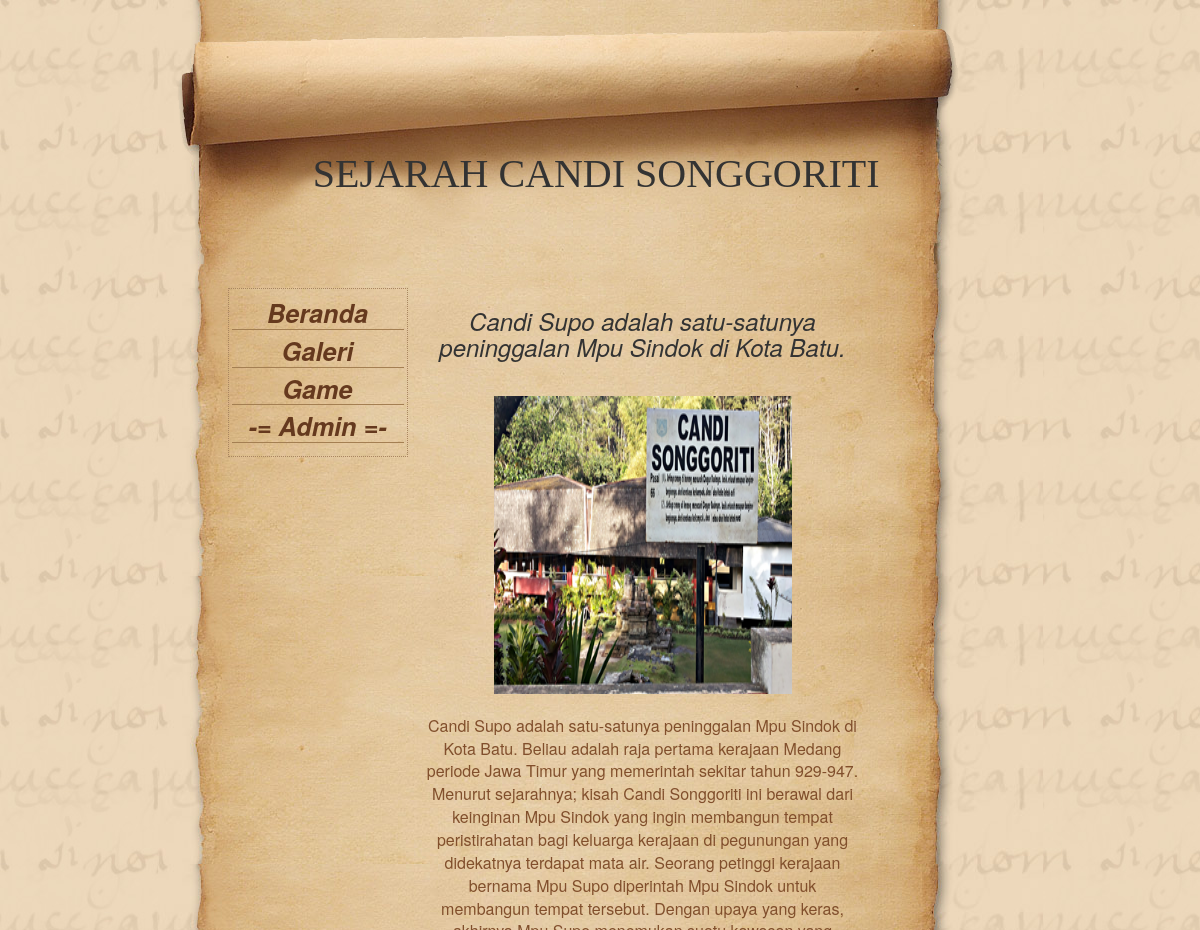
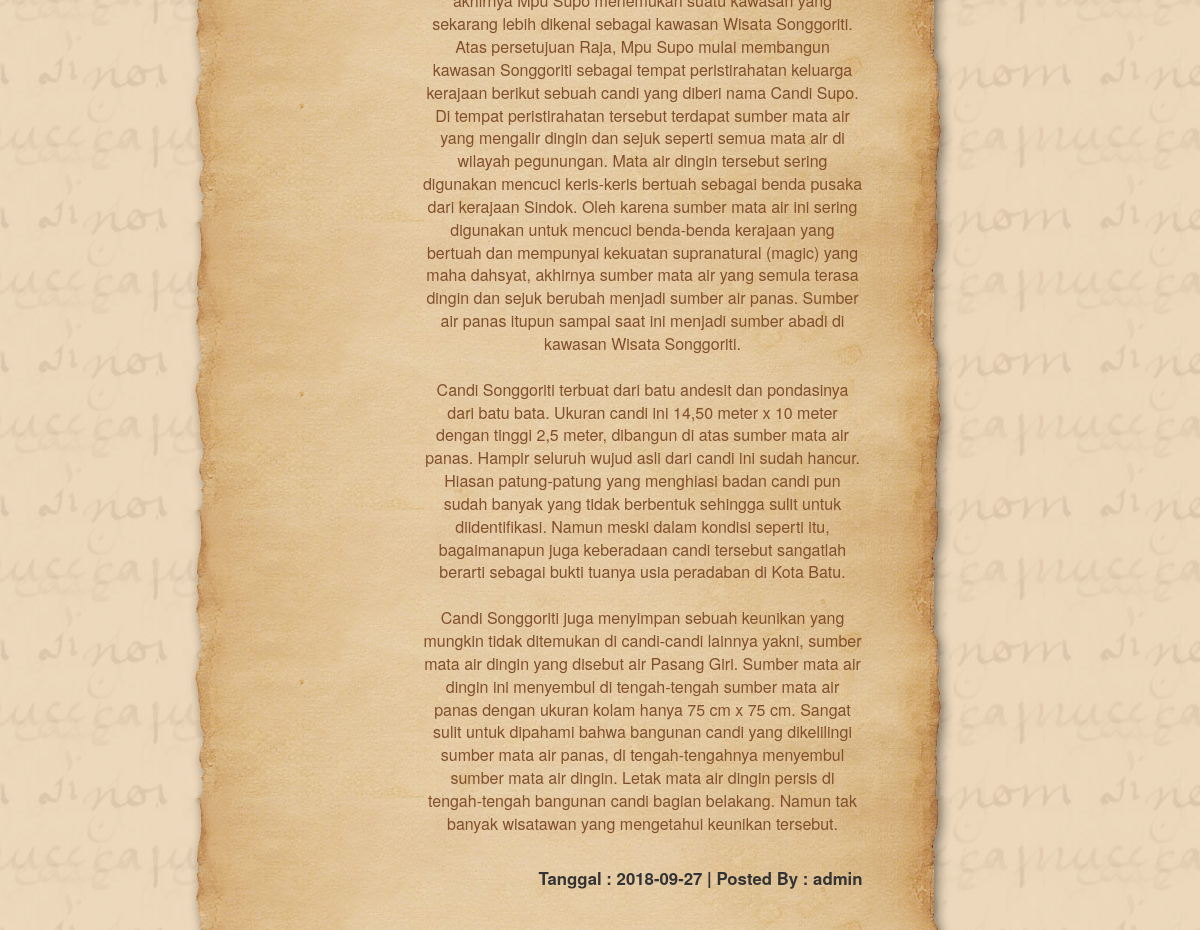
The page /home/detail/1 on the database its author committed (2 pictures, top to bottom).
### tables this page shows
CREATE TABLE `news` (
  `id_news` int(11) NOT NULL,
  `title` varchar(100) NOT NULL,
  `headline` varchar(100) NOT NULL,
  `about` text NOT NULL,
  `photo` varchar(200) NOT NULL,
  `author` varchar(20) NOT NULL,
  `date` date NOT NULL
);

### application/controllers/Home.php (called while the page is built, shortened)
<?php
class Home extends CI_Controller
{
    public function detail($id)
    {
        $data['data'] =  $this->News_model->where($id);
        $this->load->view('detail', $data);
    }
}
?>

### index.php (called while the page is built, shortened)
<?php
require_once BASEPATH.'core/CodeIgniter.php';

### application/models/News_model.php (called while the page is built, shortened)
<?php
class News_model extends CI_Model
{
    public function where($id)
    { return $this->db->get_where('news', ['id_news'=>$id])->row(); }
}
?>

### application/views/detail.php (the view, shortened to what this page needs)
<?php include('header.php') ?>
    <div id="content">
    <h3><?php echo $data->title ?></h3><br>
        <img src="<?php echo base_url('assets/foto/'.$data->photo)?>" style="height:300px;width:300px" class="img-polaroid">
        <br/>
        <p><?php echo $data->about ?></p>
        <div class="pull-right">
            <strong>Tanggal : <?php echo $data->date ?> | Posted By : <?php echo $data->author ?></strong>
        </div>
    </div>
    <div id="footer"></div>
</div>
</body>
</center>
</html>

### assets/css/style.css (style rules this page uses)
* { margin: 0; padding: 0; }
body { background-image: url(../images/body.jpg); font-family: Georgia, "Times New Roman", Times, serif; font-size: 62.5%; }
#content { padding-right: 180px; margin-left: 265px; }
#footer { padding: 20px; clear: both; }
p { padding-top: 20px; padding-bottom: 20px; color: #814F2C; font-size:16px; }
h3 { font-family:BlackChancery, sans-serif, serif; font-size: 1.8em; font-style: italic; color: #926B4A; text-align: center; }
img { padding:1px; border:1px solid #814F2C; }

### rows shown on the page
news: title "Candi Supo adalah satu-satunya peninggalan Mpu Sindok di Kota Batu.", photo (picture), about "Candi Supo adalah satu-satunya peninggalan Mpu Sindok di Kota Batu. Beliau adalah raja pertama kerajaan Medang periode Jawa Timur yang memerintah sekitar tahun 929-947. Menurut sejarahnya; kisah Candi Songgoriti ini berawal dari keinginan Mpu Sindok yang ingin membangun tempat peristirahatan bagi keluarga kerajaan di pegunungan yang didekatnya terdapat mata air. Seorang petinggi kerajaan bernama Mpu Supo diperintah Mpu Sindok untuk membangun tempat tersebut. Dengan upaya yang keras, akhirnya Mpu Supo menemukan suatu kawasan yang sekarang lebih dikenal sebagai kawasan Wisata Songgoriti. Atas persetujuan Raja, Mpu Supo mulai membangun kawasan Songgoriti sebagai tempat peristirahatan keluarga…", date "2018-09-27", author "admin"
